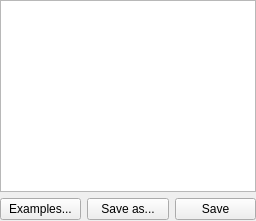
             <widget class="QWidget" name="tabLuaText">
              <attribute name="title">
               <string>Edit</string>
              </attribute>
              <layout class="QGridLayout" name="gridLayout_21">
               <property name="leftMargin">
                <number>0</number>
               </property>
               <property name="topMargin">
                <number>0</number>
               </property>
               <property name="rightMargin">
                <number>0</number>
               </property>
               <property name="bottomMargin">
                <number>1</number>
               </property>
               <item row="1" column="4">
                <widget class="QPushButton" name="pushLuaSaveAs">
                 <property name="text">
                  <string>Save as...</string>
                 </property>
                </widget>
               </item>
               <item row="1" column="3">
                <widget class="QPushButton" name="pushLuaExample">
                 <property name="text">
                  <string>Examples...</string>
                 </property>
                </widget>
               </item>
               <item row="1" column="5">
                <widget class="QPushButton" name="pushLuaSave">
                 <property name="text">
                  <string>Save</string>
                 </property>
                </widget>
               </item>
               <item row="0" column="3" colspan="3">
                <widget class="ScriptEditor" name="textEditLua">
                 <property name="font">
                  <font>
                   <family>Monospace</family>
                  </font>
                 </property>
                </widget>
               </item>
              </layout>
             </widget>
